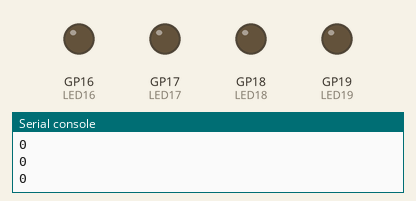
Bench run of a program on a simulated Raspberry Pi Pico running MicroPython. Parts: output pins drawn as LEDs (lit = HIGH), the last lines printed to the serial console.

Above: at 0.15 s.
At 5.0 s:
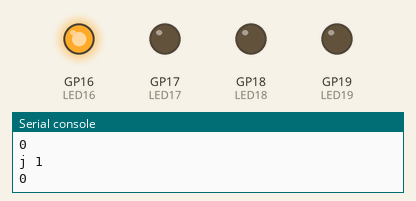
At 6.5 s:
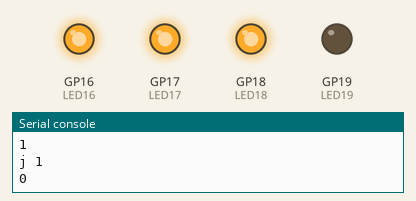
At 8.0 s:
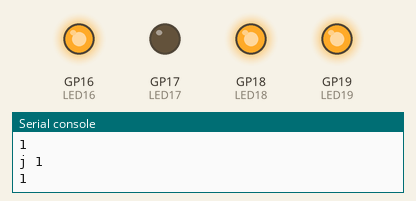
At 9.5 s:
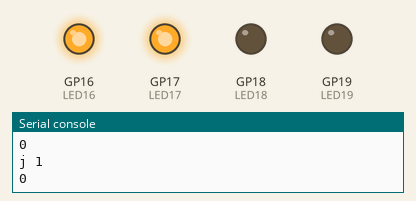
At 12.5 s:
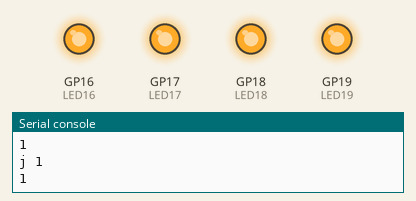
Timing chart, 0 to 16.7 s (numbered marks = the images above):
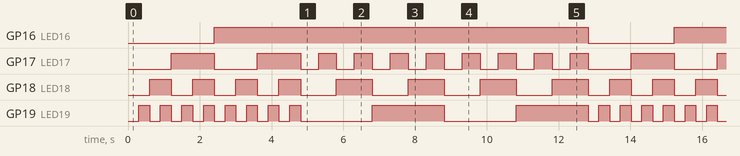

Measured:
- by itself, GP16 (LED16): alternates HIGH for 10.4 s and LOW for 2.4 s
- by itself, GP17 (LED17): repeats every 12.8 s: LOW 1.2 s, HIGH 1.2 s, 8 × (LOW 0.50 s, HIGH 0.50 s), LOW 1.2 s, HIGH 1.2 s
- by itself, GP18 (LED18): repeats every 12.8 s: 3 × (LOW 0.60 s, HIGH 0.60 s), 4 × (LOW 1.0 s, HIGH 1.0 s), LOW 0.60 s, HIGH 0.60 s
- by itself, GP19 (LED19): repeats every 12.8 s: 7 × (LOW 0.30 s, HIGH 0.30 s), 2 × (LOW 2.0 s, HIGH 2.0 s), LOW 0.30 s, HIGH 0.30 s

The program:

BinaryCounter.py
```python
'''charlotte swift  lesson 3 of PW
'''
# from picozero import LED
# from time import sleep
# leds =[LED(16),LED(17),LED(18),LED(19)]
# num_leds =len(leds)
# overflow_num=2**len(leds)
# try:
#     while True:
#         for i in range(overflow_num):
#             for j in range(num_leds):
#                 leds[j].brightness =int(bin(i+overflow_num)[j+3])
#             sleep(1)
# except KeyboardInterrupt:
#     for j in range(num_leds):
#         leds[j].off()
#     print('All Done')

## my modification for up down binary counter_ works
from machine import Pin
from time import sleep
LED16=Pin(16,Pin.OUT)
LED17=Pin(17,Pin.OUT)
LED18=Pin(18,Pin.OUT)
LED19=Pin(19,Pin.OUT)
leds =[LED16,LED17,LED18,LED19]
num_leds =len(leds)
overflow_num=2**len(leds)
try:
    while True:
        for i in range(overflow_num):
            for j in range(num_leds):
                a =int(bin(i+overflow_num)[j+3])
                leds[j].value(a)
                print(a)
            sleep(.3)
        for i in range(overflow_num):
            for j in range(num_leds-1,0,-1):
                print('j',j)
                a =int(bin(i+overflow_num)[j+3])
                k=abs(j-num_leds)
                leds[k].value(a)
                print(a)
            sleep(.5)
except KeyboardInterrupt:
    for j in range(num_leds):
        leds[j].off()
    print('All Done')
    
```
